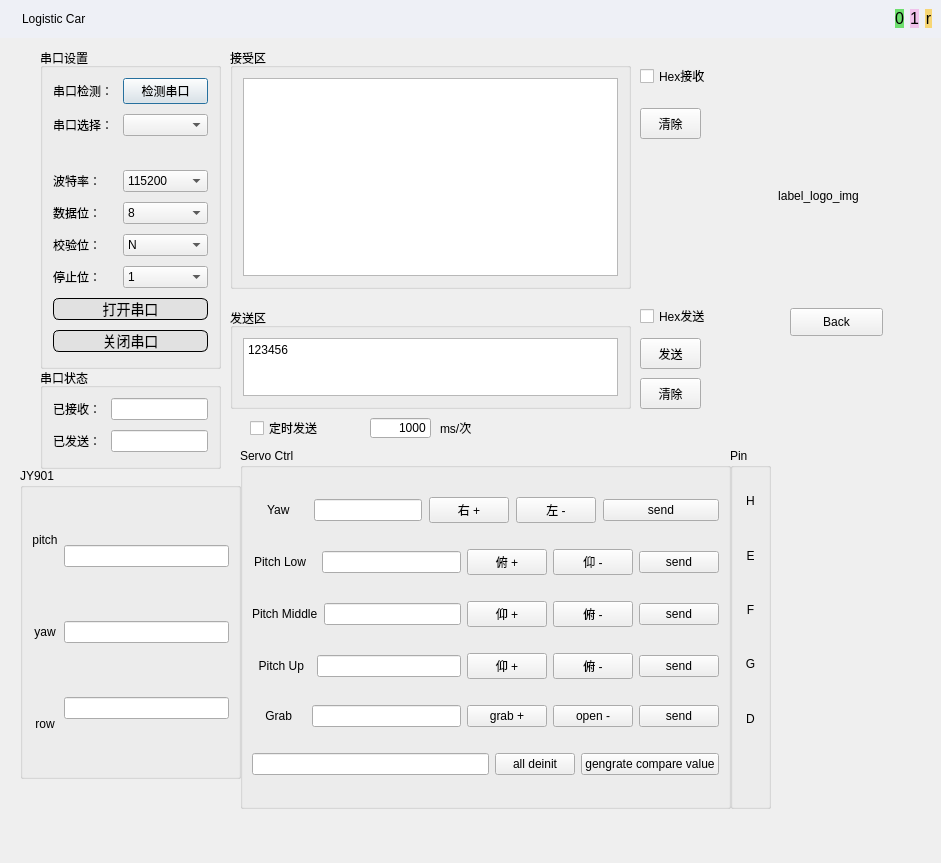
<?xml version="1.0" encoding="UTF-8"?>
<ui version="4.0">
 <class>serial</class>
 <widget class="QWidget" name="serial">
  <property name="geometry">
   <rect>
    <x>0</x>
    <y>0</y>
    <width>941</width>
    <height>863</height>
   </rect>
  </property>
  <property name="windowTitle">
   <string>Form</string>
  </property>
  <property name="styleSheet">
   <string notr="true"/>
  </property>
  <layout class="QVBoxLayout" name="verticalLayout" stretch="0,8">
   <property name="spacing">
    <number>0</number>
   </property>
   <property name="leftMargin">
    <number>0</number>
   </property>
   <property name="topMargin">
    <number>0</number>
   </property>
   <property name="rightMargin">
    <number>0</number>
   </property>
   <property name="bottomMargin">
    <number>0</number>
   </property>
   <item>
    <layout class="QHBoxLayout" name="horizontalLayout_8">
     <property name="spacing">
      <number>0</number>
     </property>
     <item>
      <widget class="QWidget" name="widget" native="true">
       <property name="styleSheet">
        <string notr="true">background-color:#eef0f6</string>
       </property>
       <layout class="QHBoxLayout" name="horizontalLayout_9">
        <item>
         <widget class="QLabel" name="label_ico">
          <property name="text">
           <string/>
          </property>
         </widget>
        </item>
        <item>
         <widget class="QLabel" name="label_8">
          <property name="styleSheet">
           <string notr="true">font: 10pt &quot;幼圆&quot;;</string>
          </property>
          <property name="text">
           <string>Logistic Car</string>
          </property>
         </widget>
        </item>
        <item>
         <spacer name="horizontalSpacer">
          <property name="orientation">
           <enum>Qt::Horizontal</enum>
          </property>
          <property name="sizeHint" stdset="0">
           <size>
            <width>798</width>
            <height>20</height>
           </size>
          </property>
         </spacer>
        </item>
        <item>
         <widget class="QPushButton" name="bt_minmise">
          <property name="styleSheet">
           <string notr="true">
QPushButton{font-family:&quot;Webdings&quot;;
                   text-align:top;
                   background:#6DDF6D;border-radius:6px;
                   border:none;
                   font-size:16px;
}
 QPushButton:hover{
     background-color:qlineargradient(spread:pad, x1:0, y1:0, x2:1, y2:0, stop:0 #ffd2f0, stop:1 #b0cbf8);
 }
 
 QPushButton:pressed{
     background-color:qlineargradient(spread:pad, x1:0, y1:0, x2:1, y2:0, stop:0 #e1aad2, stop:1 #92adda);
     }</string>
          </property>
          <property name="text">
           <string>0</string>
          </property>
         </widget>
        </item>
        <item>
         <widget class="QPushButton" name="bt_maxsize">
          <property name="styleSheet">
           <string notr="true">
QPushButton{font-family:&quot;Webdings&quot;;
                   text-align:top;
                   background:#f0c2eb;border-radius:6px;
                   border:none;
                   font-size:16px;
}
 QPushButton:hover{
     background-color:qlineargradient(spread:pad, x1:0, y1:0, x2:1, y2:0, stop:0 #ffd2f0, stop:1 #b0cbf8);
 }
 
 QPushButton:pressed{
     background-color:qlineargradient(spread:pad, x1:0, y1:0, x2:1, y2:0, stop:0 #e1aad2, stop:1 #92adda);
     }</string>
          </property>
          <property name="text">
           <string>1</string>
          </property>
         </widget>
        </item>
        <item>
         <widget class="QPushButton" name="bt_close_widget">
          <property name="styleSheet">
           <string notr="true">
QPushButton{font-family:&quot;Webdings&quot;;
                   background:#F7D674;border-radius:6px;
                   border:none;
                   font-size:16px;

}
 QPushButton:hover{
     background-color:qlineargradient(spread:pad, x1:0, y1:0, x2:1, y2:0, stop:0 #ffd2f0, stop:1 #b0cbf8);
 }
 
 QPushButton:pressed{
     background-color:qlineargradient(spread:pad, x1:0, y1:0, x2:1, y2:0, stop:0 #e1aad2, stop:1 #92adda);
     }</string>
          </property>
          <property name="text">
           <string>r</string>
          </property>
         </widget>
        </item>
       </layout>
      </widget>
     </item>
    </layout>
   </item>
   <item>
    <widget class="QWidget" name="widget_2" native="true">
     <property name="styleSheet">
      <string notr="true"/>
     </property>
     <widget class="QLabel" name="label_logo_img">
      <property name="geometry">
       <rect>
        <x>720</x>
        <y>40</y>
        <width>197</width>
        <height>235</height>
       </rect>
      </property>
      <property name="text">
       <string>label_logo_img</string>
      </property>
      <property name="alignment">
       <set>Qt::AlignCenter</set>
      </property>
     </widget>
     <widget class="QLabel" name="dw">
      <property name="geometry">
       <rect>
        <x>440</x>
        <y>380</y>
        <width>54</width>
        <height>20</height>
       </rect>
      </property>
      <property name="text">
       <string>ms/次</string>
      </property>
     </widget>
     <widget class="QGroupBox" name="verticalGroupBox_2">
      <property name="geometry">
       <rect>
        <x>230</x>
        <y>270</y>
        <width>401</width>
        <height>101</height>
       </rect>
      </property>
      <property name="title">
       <string>发送区</string>
      </property>
      <layout class="QVBoxLayout" name="verticalLayout_2">
       <property name="leftMargin">
        <number>10</number>
       </property>
       <property name="topMargin">
        <number>10</number>
       </property>
       <property name="rightMargin">
        <number>10</number>
       </property>
       <property name="bottomMargin">
        <number>10</number>
       </property>
       <item>
        <widget class="QTextEdit" name="s3__send_text">
         <property name="html">
          <string>&lt;!DOCTYPE HTML PUBLIC &quot;-//W3C//DTD HTML 4.0//EN&quot; &quot;http://www.w3.org/TR/REC-html40/strict.dtd&quot;&gt;
&lt;html&gt;&lt;head&gt;&lt;meta name=&quot;qrichtext&quot; content=&quot;1&quot; /&gt;&lt;style type=&quot;text/css&quot;&gt;
p, li { white-space: pre-wrap; }
&lt;/style&gt;&lt;/head&gt;&lt;body style=&quot; font-family:'SimSun'; font-size:9pt; font-weight:400; font-style:normal;&quot;&gt;
&lt;p style=&quot; margin-top:0px; margin-bottom:0px; margin-left:0px; margin-right:0px; -qt-block-indent:0; text-indent:0px;&quot;&gt;123456&lt;/p&gt;&lt;/body&gt;&lt;/html&gt;</string>
         </property>
        </widget>
       </item>
      </layout>
     </widget>
     <widget class="QGroupBox" name="formGroupBox">
      <property name="geometry">
       <rect>
        <x>40</x>
        <y>10</y>
        <width>181</width>
        <height>321</height>
       </rect>
      </property>
      <property name="title">
       <string>串口设置</string>
      </property>
      <layout class="QFormLayout" name="formLayout">
       <property name="horizontalSpacing">
        <number>10</number>
       </property>
       <property name="verticalSpacing">
        <number>10</number>
       </property>
       <property name="leftMargin">
        <number>10</number>
       </property>
       <property name="topMargin">
        <number>10</number>
       </property>
       <property name="rightMargin">
        <number>10</number>
       </property>
       <property name="bottomMargin">
        <number>10</number>
       </property>
       <item row="0" column="0">
        <widget class="QLabel" name="s1__lb_1">
         <property name="text">
          <string>串口检测：</string>
         </property>
        </widget>
       </item>
       <item row="0" column="1">
        <widget class="QPushButton" name="s1__box_1">
         <property name="text">
          <string>检测串口</string>
         </property>
         <property name="autoRepeatInterval">
          <number>100</number>
         </property>
         <property name="default">
          <bool>true</bool>
         </property>
        </widget>
       </item>
       <item row="1" column="0">
        <widget class="QLabel" name="s1__lb_2">
         <property name="text">
          <string>串口选择：</string>
         </property>
        </widget>
       </item>
       <item row="1" column="1">
        <widget class="QComboBox" name="s1__box_2"/>
       </item>
       <item row="2" column="0" colspan="2">
        <widget class="QLabel" name="state_label">
         <property name="text">
          <string/>
         </property>
         <property name="textFormat">
          <enum>Qt::AutoText</enum>
         </property>
         <property name="scaledContents">
          <bool>true</bool>
         </property>
         <property name="alignment">
          <set>Qt::AlignRight|Qt::AlignTrailing|Qt::AlignVCenter</set>
         </property>
        </widget>
       </item>
       <item row="3" column="0">
        <widget class="QLabel" name="s1__lb_3">
         <property name="text">
          <string>波特率：</string>
         </property>
        </widget>
       </item>
       <item row="3" column="1">
        <widget class="QComboBox" name="s1__box_3">
         <item>
          <property name="text">
           <string>115200</string>
          </property>
         </item>
         <item>
          <property name="text">
           <string>2400</string>
          </property>
         </item>
         <item>
          <property name="text">
           <string>4800</string>
          </property>
         </item>
         <item>
          <property name="text">
           <string>9600</string>
          </property>
         </item>
         <item>
          <property name="text">
           <string>14400</string>
          </property>
         </item>
         <item>
          <property name="text">
           <string>19200</string>
          </property>
         </item>
         <item>
          <property name="text">
           <string>38400</string>
          </property>
         </item>
         <item>
          <property name="text">
           <string>57600</string>
          </property>
         </item>
         <item>
          <property name="text">
           <string>76800</string>
          </property>
         </item>
         <item>
          <property name="text">
           <string>12800</string>
          </property>
         </item>
         <item>
          <property name="text">
           <string>230400</string>
          </property>
         </item>
         <item>
          <property name="text">
           <string>460800</string>
          </property>
         </item>
        </widget>
       </item>
       <item row="4" column="0">
        <widget class="QLabel" name="s1__lb_4">
         <property name="text">
          <string>数据位：</string>
         </property>
        </widget>
       </item>
       <item row="4" column="1">
        <widget class="QComboBox" name="s1__box_4">
         <item>
          <property name="text">
           <string>8</string>
          </property>
         </item>
         <item>
          <property name="text">
           <string>7</string>
          </property>
         </item>
         <item>
          <property name="text">
           <string>6</string>
          </property>
         </item>
         <item>
          <property name="text">
           <string>5</string>
          </property>
         </item>
        </widget>
       </item>
       <item row="5" column="0">
        <widget class="QLabel" name="s1__lb_5">
         <property name="text">
          <string>校验位：</string>
         </property>
        </widget>
       </item>
       <item row="5" column="1">
        <widget class="QComboBox" name="s1__box_5">
         <item>
          <property name="text">
           <string>N</string>
          </property>
         </item>
        </widget>
       </item>
       <item row="6" column="0">
        <widget class="QLabel" name="s1__lb_6">
         <property name="text">
          <string>停止位：</string>
         </property>
        </widget>
       </item>
       <item row="6" column="1">
        <widget class="QComboBox" name="s1__box_6">
         <item>
          <property name="text">
           <string>1</string>
          </property>
         </item>
        </widget>
       </item>
       <item row="7" column="0" colspan="2">
        <widget class="QPushButton" name="open_button">
         <property name="styleSheet">
          <string notr="true">QPushButton{
    border:1px solid black;
    height:20px;
    border-radius:6px;
    font-family:'Microsoft YaHei';
    font-size:14px;
	color:black;
    background-color:#e1e1e1
    }

 QPushButton:hover{
     background-color:#eef0f6;
 }
 
 QPushButton:pressed{
     background-color:#ffffff;
     }
</string>
         </property>
         <property name="text">
          <string>打开串口</string>
         </property>
        </widget>
       </item>
       <item row="8" column="0" colspan="2">
        <widget class="QPushButton" name="close_button">
         <property name="styleSheet">
          <string notr="true">QPushButton{
    border:1px solid black;
    height:20px;
    border-radius:6px;
    font-family:'Microsoft YaHei';
    font-size:14px;
	color:black;
    background-color:#e1e1e1
    }

 QPushButton:hover{
     background-color:#eef0f6;
 }
 
 QPushButton:pressed{
     background-color:#ffffff;
     }
</string>
         </property>
         <property name="text">
          <string>关闭串口</string>
         </property>
        </widget>
       </item>
      </layout>
     </widget>
     <widget class="QPushButton" name="s2__clear_button">
      <property name="geometry">
       <rect>
        <x>640</x>
        <y>70</y>
        <width>61</width>
        <height>31</height>
       </rect>
      </property>
      <property name="text">
       <string>清除</string>
      </property>
     </widget>
     <widget class="QGroupBox" name="verticalGroupBox">
      <property name="geometry">
       <rect>
        <x>230</x>
        <y>10</y>
        <width>401</width>
        <height>241</height>
       </rect>
      </property>
      <property name="title">
       <string>接受区</string>
      </property>
      <layout class="QVBoxLayout" name="verticalLayout_3">
       <property name="leftMargin">
        <number>10</number>
       </property>
       <property name="topMargin">
        <number>10</number>
       </property>
       <property name="rightMargin">
        <number>10</number>
       </property>
       <property name="bottomMargin">
        <number>10</number>
       </property>
       <item>
        <widget class="QTextBrowser" name="s2__receive_text"/>
       </item>
      </layout>
     </widget>
     <widget class="QGroupBox" name="groupBox">
      <property name="geometry">
       <rect>
        <x>20</x>
        <y>430</y>
        <width>221</width>
        <height>311</height>
       </rect>
      </property>
      <property name="title">
       <string>JY901</string>
      </property>
      <layout class="QHBoxLayout" name="horizontalLayout">
       <item>
        <layout class="QVBoxLayout" name="verticalLayout_4">
         <item>
          <widget class="QLabel" name="pitch_label">
           <property name="text">
            <string>pitch</string>
           </property>
           <property name="alignment">
            <set>Qt::AlignCenter</set>
           </property>
          </widget>
         </item>
         <item>
          <widget class="QLabel" name="yaw_label">
           <property name="text">
            <string>yaw</string>
           </property>
           <property name="alignment">
            <set>Qt::AlignCenter</set>
           </property>
          </widget>
         </item>
         <item>
          <widget class="QLabel" name="raw">
           <property name="text">
            <string>row</string>
           </property>
           <property name="alignment">
            <set>Qt::AlignCenter</set>
           </property>
          </widget>
         </item>
        </layout>
       </item>
       <item>
        <layout class="QVBoxLayout" name="verticalLayout_5">
         <item>
          <widget class="QLineEdit" name="pitch_line_edit"/>
         </item>
         <item>
          <widget class="QLineEdit" name="yaw_line_edit"/>
         </item>
         <item>
          <widget class="QLineEdit" name="row_line_edit"/>
         </item>
        </layout>
       </item>
      </layout>
     </widget>
     <widget class="QGroupBox" name="groupBox_2">
      <property name="geometry">
       <rect>
        <x>730</x>
        <y>410</y>
        <width>41</width>
        <height>361</height>
       </rect>
      </property>
      <property name="title">
       <string>Pin</string>
      </property>
      <layout class="QVBoxLayout" name="verticalLayout_6">
       <item>
        <layout class="QVBoxLayout" name="layout_pin_remap">
         <item>
          <widget class="QLabel" name="label_3">
           <property name="text">
            <string>H</string>
           </property>
           <property name="scaledContents">
            <bool>true</bool>
           </property>
           <property name="alignment">
            <set>Qt::AlignCenter</set>
           </property>
          </widget>
         </item>
         <item>
          <widget class="QLabel" name="label_4">
           <property name="text">
            <string>E</string>
           </property>
           <property name="alignment">
            <set>Qt::AlignCenter</set>
           </property>
          </widget>
         </item>
         <item>
          <widget class="QLabel" name="label_6">
           <property name="text">
            <string>F</string>
           </property>
           <property name="alignment">
            <set>Qt::AlignCenter</set>
           </property>
          </widget>
         </item>
         <item>
          <widget class="QLabel" name="label_5">
           <property name="text">
            <string>G</string>
           </property>
           <property name="alignment">
            <set>Qt::AlignCenter</set>
           </property>
          </widget>
         </item>
         <item>
          <widget class="QLabel" name="label_7">
           <property name="text">
            <string>D</string>
           </property>
           <property name="alignment">
            <set>Qt::AlignCenter</set>
           </property>
          </widget>
         </item>
         <item>
          <widget class="QLabel" name="label_9">
           <property name="text">
            <string/>
           </property>
          </widget>
         </item>
        </layout>
       </item>
      </layout>
     </widget>
     <widget class="QPushButton" name="s3__send_button">
      <property name="geometry">
       <rect>
        <x>640</x>
        <y>300</y>
        <width>61</width>
        <height>31</height>
       </rect>
      </property>
      <property name="styleSheet">
       <string notr="true"/>
      </property>
      <property name="text">
       <string>发送</string>
      </property>
     </widget>
     <widget class="QGroupBox" name="ServoCtrl">
      <property name="geometry">
       <rect>
        <x>240</x>
        <y>410</y>
        <width>491</width>
        <height>361</height>
       </rect>
      </property>
      <property name="title">
       <string>Servo Ctrl</string>
      </property>
      <layout class="QVBoxLayout" name="verticalLayout_7">
       <item>
        <layout class="QHBoxLayout" name="horizontalLayout_2" stretch="0,0,0,0,3">
         <property name="spacing">
          <number>7</number>
         </property>
         <property name="leftMargin">
          <number>2</number>
         </property>
         <item>
          <widget class="QLabel" name="label_yaw_servo">
           <property name="styleSheet">
            <string notr="true">font: 10pt &quot;幼圆&quot;;</string>
           </property>
           <property name="text">
            <string>    Yaw     </string>
           </property>
           <property name="alignment">
            <set>Qt::AlignJustify|Qt::AlignVCenter</set>
           </property>
          </widget>
         </item>
         <item>
          <widget class="QLineEdit" name="line_edit_yaw_servo_value"/>
         </item>
         <item>
          <widget class="QPushButton" name="bt_yaw_servo_compare_value_add">
           <property name="styleSheet">
            <string notr="true">font: 75 9pt &quot;微软雅黑&quot;;</string>
           </property>
           <property name="text">
            <string>右 +</string>
           </property>
          </widget>
         </item>
         <item>
          <widget class="QPushButton" name="bt_yaw_servo_compare_value_desc">
           <property name="styleSheet">
            <string notr="true">font: 75 9pt &quot;微软雅黑&quot;;</string>
           </property>
           <property name="text">
            <string>左 -</string>
           </property>
          </widget>
         </item>
         <item>
          <widget class="QPushButton" name="bt_yaw_servo_value_send">
           <property name="styleSheet">
            <string notr="true">font: 10pt &quot;幼圆&quot;;</string>
           </property>
           <property name="text">
            <string>send</string>
           </property>
          </widget>
         </item>
        </layout>
       </item>
       <item>
        <layout class="QHBoxLayout" name="horizontalLayout_3">
         <property name="leftMargin">
          <number>2</number>
         </property>
         <item>
          <widget class="QLabel" name="label_pitch_servo_low">
           <property name="whatsThis">
            <string>&lt;html&gt;&lt;head/&gt;&lt;body&gt;&lt;p align=&quot;center&quot;&gt;&lt;span style=&quot; font-weight:600;&quot;&gt;你爸爸&lt;/span&gt;&lt;/p&gt;&lt;/body&gt;&lt;/html&gt;</string>
           </property>
           <property name="styleSheet">
            <string notr="true">font: 10pt &quot;幼圆&quot;;</string>
           </property>
           <property name="text">
            <string>Pitch Low   </string>
           </property>
           <property name="alignment">
            <set>Qt::AlignCenter</set>
           </property>
          </widget>
         </item>
         <item>
          <widget class="QLineEdit" name="line_edit_pitch_low_servo"/>
         </item>
         <item>
          <widget class="QPushButton" name="bt_pitch_low_add">
           <property name="styleSheet">
            <string notr="true">font: 75 9pt &quot;微软雅黑&quot;;</string>
           </property>
           <property name="text">
            <string>俯 +</string>
           </property>
          </widget>
         </item>
         <item>
          <widget class="QPushButton" name="bt_pitch_low_desc">
           <property name="styleSheet">
            <string notr="true">font: 75 9pt &quot;微软雅黑&quot;;</string>
           </property>
           <property name="text">
            <string>仰 -</string>
           </property>
          </widget>
         </item>
         <item>
          <widget class="QPushButton" name="bt_pitch_low_send">
           <property name="styleSheet">
            <string notr="true">font: 10pt &quot;幼圆&quot;;</string>
           </property>
           <property name="text">
            <string>send</string>
           </property>
          </widget>
         </item>
        </layout>
       </item>
       <item>
        <layout class="QHBoxLayout" name="horizontalLayout_4">
         <item>
          <widget class="QLabel" name="label_pitch_middle">
           <property name="styleSheet">
            <string notr="true">font: 10pt &quot;幼圆&quot;;</string>
           </property>
           <property name="text">
            <string>Pitch Middle</string>
           </property>
          </widget>
         </item>
         <item>
          <widget class="QLineEdit" name="line_edit_pitch_middle"/>
         </item>
         <item>
          <widget class="QPushButton" name="bt_pitch_middle_add">
           <property name="styleSheet">
            <string notr="true">font: 75 9pt &quot;微软雅黑&quot;;</string>
           </property>
           <property name="text">
            <string>仰 +</string>
           </property>
          </widget>
         </item>
         <item>
          <widget class="QPushButton" name="bt_pitch_middle_desc">
           <property name="styleSheet">
            <string notr="true">font: 75 9pt &quot;微软雅黑&quot;;</string>
           </property>
           <property name="text">
            <string>俯 -</string>
           </property>
          </widget>
         </item>
         <item>
          <widget class="QPushButton" name="bt_pitch_middle_send">
           <property name="styleSheet">
            <string notr="true">font: 10pt &quot;幼圆&quot;;</string>
           </property>
           <property name="text">
            <string>send</string>
           </property>
          </widget>
         </item>
        </layout>
       </item>
       <item>
        <layout class="QHBoxLayout" name="horizontalLayout_5">
         <item>
          <widget class="QLabel" name="label_pitch_up">
           <property name="styleSheet">
            <string notr="true">font: 10pt &quot;幼圆&quot;;</string>
           </property>
           <property name="text">
            <string>  Pitch Up  </string>
           </property>
          </widget>
         </item>
         <item>
          <widget class="QLineEdit" name="line_edit_pitch_up"/>
         </item>
         <item>
          <widget class="QPushButton" name="bt_pitch_up_add">
           <property name="styleSheet">
            <string notr="true">font: 75 9pt &quot;微软雅黑&quot;;</string>
           </property>
           <property name="text">
            <string>仰 +</string>
           </property>
          </widget>
         </item>
         <item>
          <widget class="QPushButton" name="bt_pitch_up_desc">
           <property name="styleSheet">
            <string notr="true">font: 75 9pt &quot;微软雅黑&quot;;</string>
           </property>
           <property name="text">
            <string>俯 -</string>
           </property>
          </widget>
         </item>
         <item>
          <widget class="QPushButton" name="bt_pitch_up_send">
           <property name="styleSheet">
            <string notr="true">font: 10pt &quot;幼圆&quot;;</string>
           </property>
           <property name="text">
            <string>send</string>
           </property>
          </widget>
         </item>
        </layout>
       </item>
       <item>
        <layout class="QHBoxLayout" name="horizontalLayout_6">
         <item>
          <widget class="QLabel" name="label_grab">
           <property name="styleSheet">
            <string notr="true">font: 10pt &quot;幼圆&quot;;</string>
           </property>
           <property name="text">
            <string>    Grab    </string>
           </property>
          </widget>
         </item>
         <item>
          <widget class="QLineEdit" name="line_edit_grab"/>
         </item>
         <item>
          <widget class="QPushButton" name="bt_grab_add">
           <property name="styleSheet">
            <string notr="true">font: 10pt &quot;幼圆&quot;;</string>
           </property>
           <property name="text">
            <string>grab +</string>
           </property>
          </widget>
         </item>
         <item>
          <widget class="QPushButton" name="bt_grab_desc">
           <property name="styleSheet">
            <string notr="true">font: 10pt &quot;幼圆&quot;;</string>
           </property>
           <property name="text">
            <string>open -</string>
           </property>
          </widget>
         </item>
         <item>
          <widget class="QPushButton" name="bt_grab_send">
           <property name="styleSheet">
            <string notr="true">font: 10pt &quot;幼圆&quot;;</string>
           </property>
           <property name="text">
            <string>send</string>
           </property>
          </widget>
         </item>
        </layout>
       </item>
       <item>
        <layout class="QHBoxLayout" name="horizontalLayout_7">
         <item>
          <widget class="QLineEdit" name="line_edit_five_servo_compare_value"/>
         </item>
         <item>
          <widget class="QPushButton" name="bt_all_deinit">
           <property name="styleSheet">
            <string notr="true">font: 10pt &quot;幼圆&quot;;</string>
           </property>
           <property name="text">
            <string>all deinit</string>
           </property>
          </widget>
         </item>
         <item>
          <widget class="QPushButton" name="bt_generate_compare_value">
           <property name="styleSheet">
            <string notr="true">font: 10pt &quot;幼圆&quot;;</string>
           </property>
           <property name="text">
            <string>gengrate compare value</string>
           </property>
          </widget>
         </item>
        </layout>
       </item>
      </layout>
     </widget>
     <widget class="QLineEdit" name="lineEdit_3">
      <property name="geometry">
       <rect>
        <x>370</x>
        <y>380</y>
        <width>61</width>
        <height>20</height>
       </rect>
      </property>
      <property name="text">
       <string>1000</string>
      </property>
      <property name="alignment">
       <set>Qt::AlignRight|Qt::AlignTrailing|Qt::AlignVCenter</set>
      </property>
     </widget>
     <widget class="QPushButton" name="s3__clear_button">
      <property name="geometry">
       <rect>
        <x>640</x>
        <y>340</y>
        <width>61</width>
        <height>31</height>
       </rect>
      </property>
      <property name="text">
       <string>清除</string>
      </property>
     </widget>
     <widget class="QCheckBox" name="hex_send">
      <property name="geometry">
       <rect>
        <x>640</x>
        <y>270</y>
        <width>81</width>
        <height>16</height>
       </rect>
      </property>
      <property name="text">
       <string>Hex发送</string>
      </property>
     </widget>
     <widget class="QCheckBox" name="timer_send_cb">
      <property name="geometry">
       <rect>
        <x>250</x>
        <y>380</y>
        <width>101</width>
        <height>20</height>
       </rect>
      </property>
      <property name="text">
       <string>定时发送</string>
      </property>
     </widget>
     <widget class="QGroupBox" name="formGroupBox_2">
      <property name="geometry">
       <rect>
        <x>40</x>
        <y>330</y>
        <width>181</width>
        <height>101</height>
       </rect>
      </property>
      <property name="title">
       <string>串口状态</string>
      </property>
      <layout class="QFormLayout" name="formLayout_2">
       <property name="horizontalSpacing">
        <number>10</number>
       </property>
       <property name="verticalSpacing">
        <number>10</number>
       </property>
       <property name="leftMargin">
        <number>10</number>
       </property>
       <property name="topMargin">
        <number>10</number>
       </property>
       <property name="rightMargin">
        <number>10</number>
       </property>
       <property name="bottomMargin">
        <number>10</number>
       </property>
       <item row="0" column="0">
        <widget class="QLabel" name="label">
         <property name="text">
          <string>已接收：</string>
         </property>
        </widget>
       </item>
       <item row="1" column="0">
        <widget class="QLabel" name="label_2">
         <property name="text">
          <string>已发送：</string>
         </property>
        </widget>
       </item>
       <item row="0" column="1">
        <widget class="QLineEdit" name="lineEdit"/>
       </item>
       <item row="1" column="1">
        <widget class="QLineEdit" name="lineEdit_2"/>
       </item>
      </layout>
     </widget>
     <widget class="QCheckBox" name="hex_receive">
      <property name="geometry">
       <rect>
        <x>640</x>
        <y>30</y>
        <width>81</width>
        <height>16</height>
       </rect>
      </property>
      <property name="text">
       <string>Hex接收</string>
      </property>
     </widget>
     <widget class="QPushButton" name="bt_back">
      <property name="geometry">
       <rect>
        <x>790</x>
        <y>270</y>
        <width>93</width>
        <height>28</height>
       </rect>
      </property>
      <property name="text">
       <string>Back</string>
      </property>
     </widget>
    </widget>
   </item>
  </layout>
 </widget>
 <resources/>
 <connections/>
</ui>
